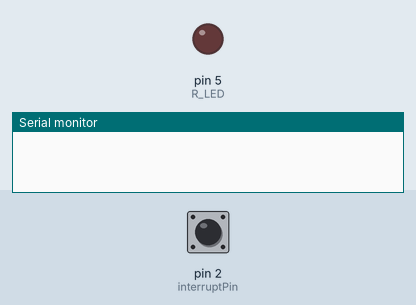
Bench run of a sketch on a simulated Arduino Uno, built with avr-gcc and run on an emulated ATmega328P. Parts: output pins drawn as LEDs (lit = HIGH), the last lines printed to the serial monitor. The inputs (shaded band) are chosen by the test bench; at power-on: pin 2 (interruptPin) HIGH.

Above: at 1.2 s.
1.3 s: pin 2 (interruptPin) pulled LOW for 0.15 s
At 1.7 s:
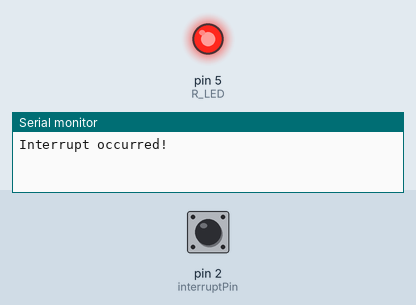
Timing chart, 0 to 4.3 s (numbered marks = the images above; inputs shaded):
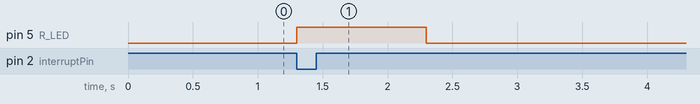

The sketch:

5_1_controlLedUsingInterrupt.ino
```cpp
#include <Arduino.h>
#define R_LED 5
const int interruptPin = 2;  // 인터럽트 핀 (2번 핀)
volatile bool buttonPressed = false;  // 버튼이 눌렸는지 여부를 나타내는 플래그

void setup() {
  Serial.begin(9600);
  pinMode(R_LED, OUTPUT);
  pinMode(interruptPin, INPUT_PULLUP);  // 인터럽트 핀을 풀업 입력으로 설정
  attachInterrupt(digitalPinToInterrupt(interruptPin), interruptServiceRoutine, FALLING);
  // FALLING: 하강 에지에서 인터럽트 발생
}

void loop() {

  if (buttonPressed) {
    Serial.println("Interrupt occurred!");
    digitalWrite(R_LED, HIGH);
    delay(1000);
    digitalWrite(R_LED, LOW);
    buttonPressed = false;  // 플래그를 재설정하여 다음 인터럽트를 기다립니다.
  }
}

void interruptServiceRoutine() {
  buttonPressed = true;  // 인터럽트 발생 시 플래그를 설정
}
```

Measured:
- after the input at 1.3 s, pin 5 (R_LED): LOW → HIGH at once, → LOW 1.0 s later
